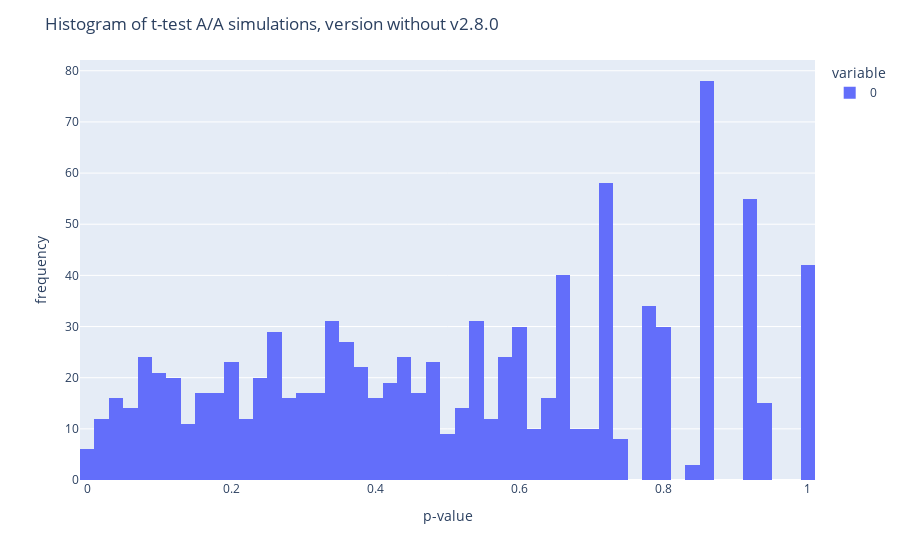

Here is the notebook cell this chart was saved with:
### Markdown cell above
### Результаты A/A-теста для каждой версии приложения
Теперь хорошо видно, что для версии `v2.8.0` t-тест выдает значимые различия на каждой итерации теста (`FPR составляет 1.0`), тогда как с остальными версиями все нормально - доля ложноположительных оценок низкая. Значит, причина поломки действительно кроется в версии `v2.8.0`. Возможно, что для данной версии сломан рандомизатор, распределяющий пользователей по группам эксперимента.

## Теперь запустим A/A-тест, предварительно исключив из выборки проблемную версию

### Code cell
group_1 = data_0.query('version != "v2.8.0"').purchase
group_2 = data_1.query('version != "v2.8.0"').purchase

simulations = 1000
n = 1000
p_value = []

for i in tqdm(range(simulations)):
    g_1 = group_1.sample(n, replace=False)
    g_2 = group_2.sample(n, replace=False)
    p_value.append(stats.ttest_ind(g_1, g_2, equal_var = False)[1])

df = px.data.tips()
fig = px.histogram(p_value, nbins=50)
fig.update_layout(
    title_text='Histogram of t-test A/A simulations, version without v2.8.0', # title of plot
    xaxis_title_text='p-value', # xaxis label
    yaxis_title_text='frequency', # yaxis label
)
fig.show()

FPR = sum(np.array(p_value) < 0.05) / simulations
print('FPR', FPR)

### Figure 1 — Plotly figure (JSON) as saved in the notebook; plotly's stock layout.template omitted (floating-point values rounded to 4 significant figures; data arrays with more than 128 entries replaced by an {"elided": "..."} marker saying what was removed)
{"data": [{"alignmentgroup": "True", "bingroup": "x", "hovertemplate": "variable=0<br>value=%{x}<br>count=%{y}<extra></extra>", "legendgroup": "0", "marker": {"color": "#636efa", "pattern": {"shape": ""}}, "name": "0", "nbinsx": 50, "offsetgroup": "0", "orientation": "v", "showlegend": true, "type": "histogram", "x": {"elided": "1000 float values"}, "xaxis": "x", "yaxis": "y"}], "layout": {"barmode": "relative", "legend": {"title": {"text": "variable"}, "tracegroupgap": 0}, "margin": {"t": 60}, "title": {"text": "Histogram of t-test A/A simulations, version without v2.8.0"}, "xaxis": {"anchor": "y", "domain": [0, 1], "title": {"text": "p-value"}}, "yaxis": {"anchor": "x", "domain": [0, 1], "title": {"text": "frequency"}}}}
